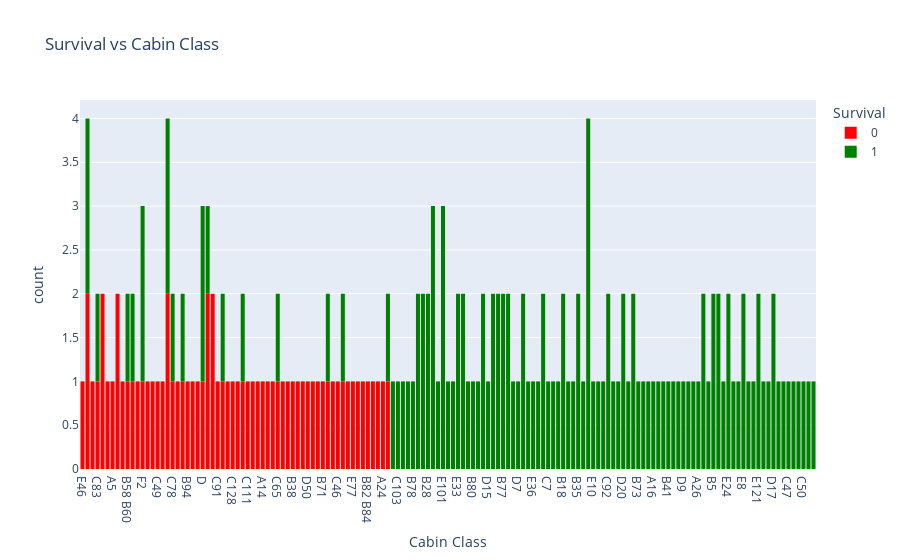

Notebook source saved alongside this figure:
### Markdown cell above
#The cabin column could relate to their survival based on which floor they were on they could have escaped their rooms and gotten to the deck faster than someone who was in a room way at the bottom

### Code cell
# Plot 1: Survival vs Cabin Class
plot1 = px.histogram(df, 
                    x="Cabin", 
                    color="Survived",
                    title="Survival vs Cabin Class",
                    labels={"Cabin": "Cabin Class", "Survived": "Survival"},
                    category_orders={"Survived": [0, 1]},
                    color_discrete_map={0: "red", 1: "green"})
plot1.update_layout(xaxis=dict(type='category'))

### Figure 1 — Plotly figure (JSON) as saved in the notebook; plotly's stock layout.template omitted (floating-point values rounded to 4 significant figures; data arrays with more than 128 entries replaced by an {"elided": "..."} marker saying what was removed)
{"data": [{"alignmentgroup": "True", "bingroup": "x", "hovertemplate": "Survival=0<br>Cabin Class=%{x}<br>count=%{y}<extra></extra>", "legendgroup": "0", "marker": {"color": "red", "pattern": {"shape": ""}}, "name": "0", "offsetgroup": "0", "orientation": "v", "showlegend": true, "type": "histogram", "x": {"elided": "549 str values"}, "xaxis": "x", "yaxis": "y"}, {"alignmentgroup": "True", "bingroup": "x", "hovertemplate": "Survival=1<br>Cabin Class=%{x}<br>count=%{y}<extra></extra>", "legendgroup": "1", "marker": {"color": "green", "pattern": {"shape": ""}}, "name": "1", "offsetgroup": "1", "orientation": "v", "showlegend": true, "type": "histogram", "x": {"elided": "342 str values"}, "xaxis": "x", "yaxis": "y"}], "layout": {"barmode": "relative", "legend": {"title": {"text": "Survival"}, "tracegroupgap": 0}, "title": {"text": "Survival vs Cabin Class"}, "xaxis": {"anchor": "y", "domain": [0, 1], "title": {"text": "Cabin Class"}, "type": "category"}, "yaxis": {"anchor": "x", "domain": [0, 1], "title": {"text": "count"}}}}
